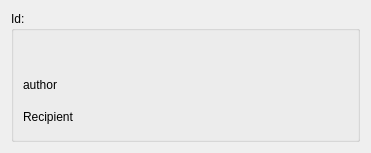
<?xml version="1.0" encoding="UTF-8"?>
<ui version="4.0">
 <class>MessageWidget</class>
 <widget class="QWidget" name="MessageWidget">
  <property name="geometry">
   <rect>
    <x>0</x>
    <y>0</y>
    <width>371</width>
    <height>153</height>
   </rect>
  </property>
  <property name="sizePolicy">
   <sizepolicy hsizetype="Expanding" vsizetype="Expanding">
    <horstretch>0</horstretch>
    <verstretch>0</verstretch>
   </sizepolicy>
  </property>
  <property name="windowTitle">
   <string>Form</string>
  </property>
  <layout class="QVBoxLayout" name="verticalLayout">
   <item>
    <widget class="QGroupBox" name="wMessageId">
     <property name="sizePolicy">
      <sizepolicy hsizetype="Expanding" vsizetype="Expanding">
       <horstretch>0</horstretch>
       <verstretch>0</verstretch>
      </sizepolicy>
     </property>
     <property name="title">
      <string>Id:</string>
     </property>
     <layout class="QVBoxLayout" name="verticalLayout_2">
      <item>
       <widget class="QLabel" name="wMessageTextLable">
        <property name="sizePolicy">
         <sizepolicy hsizetype="Expanding" vsizetype="Expanding">
          <horstretch>0</horstretch>
          <verstretch>0</verstretch>
         </sizepolicy>
        </property>
        <property name="minimumSize">
         <size>
          <width>100</width>
          <height>0</height>
         </size>
        </property>
        <property name="frameShape">
         <enum>QFrame::NoFrame</enum>
        </property>
        <property name="text">
         <string/>
        </property>
        <property name="scaledContents">
         <bool>true</bool>
        </property>
        <property name="wordWrap">
         <bool>true</bool>
        </property>
       </widget>
      </item>
      <item>
       <widget class="QLabel" name="wMessageAuthorLable">
        <property name="sizePolicy">
         <sizepolicy hsizetype="Expanding" vsizetype="Expanding">
          <horstretch>0</horstretch>
          <verstretch>0</verstretch>
         </sizepolicy>
        </property>
        <property name="minimumSize">
         <size>
          <width>100</width>
          <height>0</height>
         </size>
        </property>
        <property name="text">
         <string>author</string>
        </property>
        <property name="wordWrap">
         <bool>true</bool>
        </property>
       </widget>
      </item>
      <item>
       <widget class="QLabel" name="wMessageRecipientLable">
        <property name="sizePolicy">
         <sizepolicy hsizetype="Expanding" vsizetype="Expanding">
          <horstretch>0</horstretch>
          <verstretch>0</verstretch>
         </sizepolicy>
        </property>
        <property name="minimumSize">
         <size>
          <width>100</width>
          <height>0</height>
         </size>
        </property>
        <property name="text">
         <string>Recipient</string>
        </property>
        <property name="wordWrap">
         <bool>true</bool>
        </property>
       </widget>
      </item>
     </layout>
    </widget>
   </item>
  </layout>
 </widget>
 <resources/>
 <connections/>
</ui>
